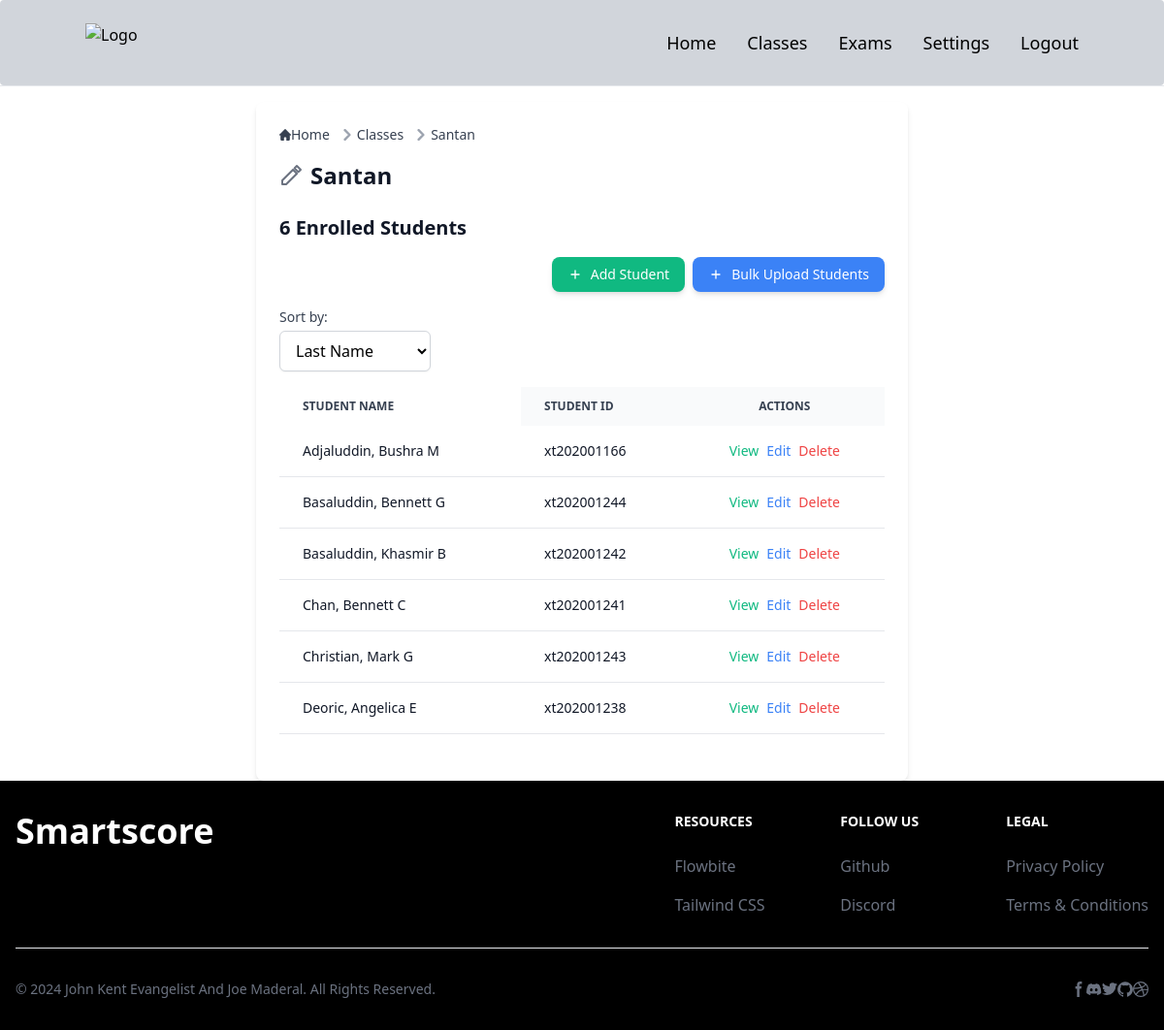
The page /classes/3/ (signed in) on the database its author committed.
### smartscoreapp/models.py (models this page shows, shortened)
class Class(models.Model):
    name = models.CharField(max_length=100)
    description = models.TextField(blank=True)
    user = models.ForeignKey(settings.AUTH_USER_MODEL, on_delete=models.CASCADE)

class Student(models.Model):
    first_name = models.CharField(max_length=50)
    last_name = models.CharField(max_length=50)
    middle_initial = models.CharField(max_length=1, blank=True)
    student_id = models.CharField(max_length=12, blank=True)  # Not unique
    assigned_class = models.ForeignKey(Class, on_delete=models.CASCADE, related_name='students', null=False)
    short_id = models.CharField(max_length=8, editable=False, null=True, blank=True)
    class Meta:
        unique_together = ('first_name', 'last_name', 'middle_initial', 'assigned_class', 'short_id')

### smartscoreapp/views.py (the view)
# urls.py: path('classes/<int:class_id>/', class_detail_view, name='class_detail'),
@login_required
def class_detail_view(request, class_id):
    user_instance = request.user
    class_instance = get_object_or_404(Class, id=class_id)
    if class_instance.user != user_instance:
        raise PermissionDenied("You are not authorized to view this class.")
    sort_by = request.GET.get('sort_by', 'last_name')
    students = Student.objects.filter(assigned_class=class_instance).exclude(assigned_class=None)
    if sort_by == 'first_name':
        students = students.order_by('first_name', 'last_name')
    elif sort_by == 'most_recent':
        students = students.order_by('-id')
    else:
        students = students.order_by('last_name', 'first_name')
    if request.method == 'POST':
        form = StudentForm(request.POST)
        if form.is_valid():
            student = form.save(commit=False)
            student.assigned_class = class_instance
            try:
                student.save()
                messages.success(request, 'Student added successfully!')
                return redirect('class_detail', class_id=class_id)
            except Exception as e:
                messages.error(request, f"Error saving student: {e}")
        else:
            messages.error(request, 'Please correct the errors below.')
    else:
        form = StudentForm()
    context = {
        'class': class_instance,
        'students': students,
        'form': form,
        'sort_by': sort_by,
    }
    return render(request, 'class_detail.html', context)

### smartscoreapp/forms.py (shortened to what this page needs)
class StudentForm(forms.ModelForm):
    class Meta:
        model = Student
        fields = ['first_name', 'last_name', 'middle_initial', 'student_id']
    def __init__(self, *args, **kwargs):
        class_instance = kwargs.pop('assigned_class', None)
        super(StudentForm, self).__init__(*args, **kwargs)
        if class_instance:
            self.instance.assigned_class = class_instance

### templates/classes/class_detail.html (shortened to what this page needs)
{% extends "base.html" %}
{% block content %}
<div class="max-w-2xl mx-auto p-6 bg-white shadow-md rounded-lg">
<nav class="flex mb-4" aria-label="Breadcrumb">
  <ol class="inline-flex items-center space-x-1 md:space-x-2 rtl:space-x-reverse">
    <li class="inline-flex items-center">
      <a href="{% url 'index' %}" class="inline-flex items-center text-sm font-medium text-gray-700 hover:text-blue-600 dark:text-gray-400 dark:hover:text-white">
        Home
      </a>
    </li>
    <li class="flex items-center">
      <svg class="rtl:rotate-180 w-3 h-3 text-gray-400 mx-1" aria-hidden="true" xmlns="http://www.w3.org/2000/svg" fill="none" viewBox="0 0 6 10">
        <path stroke="currentColor" stroke-linecap="round" stroke-linejoin="round" stroke-width="2" d="m1 9 4-4-4-4"/>
      </svg>
      <a href="{% url 'classes' %}" class="text-sm font-medium text-gray-700 hover:text-blue-600 dark:text-gray-400 dark:hover:text-white">Classes</a>
    </li>
    <li class="flex items-center">
      <svg class="rtl:rotate-180 w-3 h-3 text-gray-400 mx-1" aria-hidden="true" xmlns="http://www.w3.org/2000/svg" fill="none" viewBox="0 0 6 10">
        <path stroke="currentColor" stroke-linecap="round" stroke-linejoin="round" stroke-width="2" d="m1 9 4-4-4-4"/>
      </svg>
      <span class="text-sm font-medium text-gray-700 dark:text-gray-400">{{ class.name }}</span>
    </li>
  </ol>
</nav>
<div class="mb-6 flex items-center">
  <h1 class="text-2xl font-semibold text-gray-900 dark:text-white cursor-pointer" onclick="openUpdateClassModal()">{{ class.name }}</h1>
</div>
<h2 class="text-xl font-semibold text-gray-900 dark:text-white mb-4">
  {{ students.count }} Enrolled Students
</h2>
<div class="mb-4 flex space-x-2 justify-end">
  <button
    data-modal-target="add-student-modal-{{ class.id }}"
    data-modal-toggle="add-student-modal-{{ class.id }}"
    class="flex items-center text-sm text-white bg-green-500 hover:bg-green-600 px-4 py-2 rounded-lg shadow-md transition duration-200 transform hover:scale-105 focus:outline-none focus:ring-2 focus:ring-green-300 focus:ring-opacity-50">
    <svg class="w-4 h-4 mr-2" fill="none" stroke="currentColor" viewBox="0 0 24 24" xmlns="http://www.w3.org/2000/svg">
      <path stroke-linecap="round" stroke-linejoin="round" stroke-width="2" d="M12 6v6m0 0v6m0-6h6m-6 0H6"></path>
    </svg>
    Add Student
  </button>
  <button class="flex items-center text-sm text-white bg-blue-500 hover:bg-blue-600 px-4 py-2 rounded-lg shadow-md transition duration-200 transform hover:scale-105 focus:outline-none focus:ring-2 focus:ring-blue-300 focus:ring-opacity-50" onclick="openBulkUploadModal()">
    <svg class="w-4 h-4 mr-2" fill="none" stroke="currentColor" viewBox="0 0 24 24" xmlns="http://www.w3.org/2000/svg">
      <path stroke-linecap="round" stroke-linejoin="round" stroke-width="2" d="M12 6v6m0 0v6m0-6h6m-6 0H6"></path>
    </svg>
    Bulk Upload Students
  </button>
</div>
<div class="mb-4">
  <label for="sort-by" class="block text-sm font-medium text-gray-700 dark:text-gray-300">Sort by:</label>
  <select id="sort-by" name="sort_by" class="mt-1 block w-1/4 px-3 py-2 border border-gray-300 bg-white dark:bg-gray-700 dark:border-gray-600 rounded-md shadow-sm focus:outline-none focus:ring-blue-500 focus:border-blue-500 dark:text-gray-300"
    onchange="location = this.value;">
    <option value="?sort_by=last_name" {% if sort_by == 'last_name' %}selected{% endif %}>Last Name</option>
  </select>
</div>
<div class="relative overflow-x-auto mb-6">
  <table class="min-w-full text-sm text-left rtl:text-right text-gray-500 dark:text-gray-400">
    <thead class="text-xs text-gray-700 uppercase bg-gray-50 dark:bg-gray-700 dark:text-gray-400">
      <tr>
        <th scope="col" class="px-6 py-3 sticky left-0 bg-white dark:bg-gray-800 z-10">
          Student Name
        </th>
        <th scope="col" class="px-6 py-3">Student ID</th>
        <th scope="col" class="px-6 py-3 text-center">Actions</th>
      </tr>
    </thead>
    <tbody>
      {% for student in students %}
      <tr class="bg-white border-b dark:bg-gray-800 dark:border-gray-700">
        <td class="px-6 py-4 font-medium text-gray-900 dark:text-white sticky left-0 bg-white dark:bg-gray-800">
            {{ student.last_name }}, {{ student.first_name }} {{ student.middle_initial }}
        </td>
        <td class="px-6 py-4 text-gray-900 dark:text-white">{{ student.student_id }}</td>
        <td class="px-6 py-4 text-center flex justify-center space-x-2">
            <a href="{% url 'student_test_papers' student.id %}" class="text-green-500 hover:text-green-600 dark:text-green-400 dark:hover:text-green-500">View</a>
            <button class="text-blue-500 hover:text-blue-600 dark:text-blue-400 dark:hover:text-blue-500"
    onclick="openEditModal('{{ student.student_id }}', '{{ student.first_name }}', '{{ student.middle_initial }}', '{{ student.last_name }}', '{{ class.id }}')">Edit</button>
<button
    type="button"
    onclick="openDeleteModal('{{ student.student_id }}', '{{ student.first_name }} {{ student.last_name }}', '{{ class.id }}')"
    class="text-red-500 hover:text-red-600">
    Delete
</button>
        </td>
    </tr>
      {% empty %}
        <tr class="bg-white border-b dark:bg-gray-800 dark:border-gray-700">
          <td colspan="3" class="px-6 py-4 text-center text-gray-500 dark:text-gray-400">No students enrolled yet.</td>
        </tr>
      {% endfor %}
    </tbody>
  </table>
</div>
</div>
</div>
{% endblock %}

### rows shown on the page
Class: name "Santan"
Student: last_name "Adjaluddin", first_name "Bushra", middle_initial "M", student_id "xt202001166"
Student: last_name "Basaluddin", first_name "Bennett", middle_initial "G", student_id "xt202001244"
Student: last_name "Basaluddin", first_name "Khasmir", middle_initial "B", student_id "xt202001242"
Student: last_name "Chan", first_name "Bennett", middle_initial "C", student_id "xt202001241"
Student: last_name "Christian", first_name "Mark", middle_initial "G", student_id "xt202001243"
Student: last_name "Deoric", first_name "Angelica", middle_initial "E", student_id "xt202001238"

### other values the page prints
{{ students.count }} "6"
